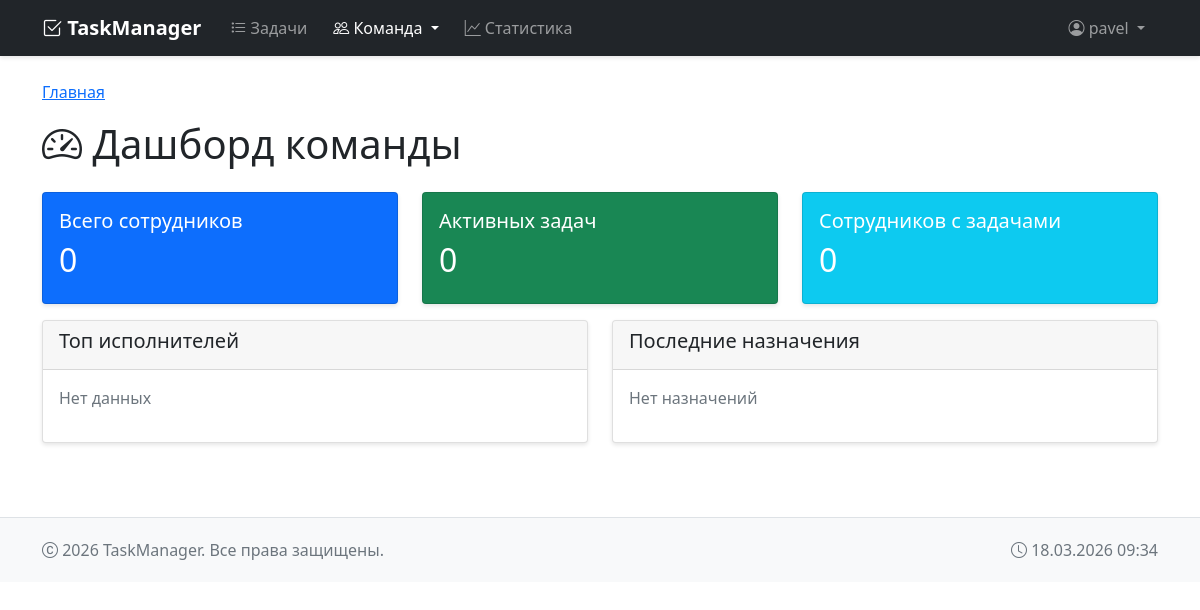
The app's page /team/dashboard/ (signed in), older data.
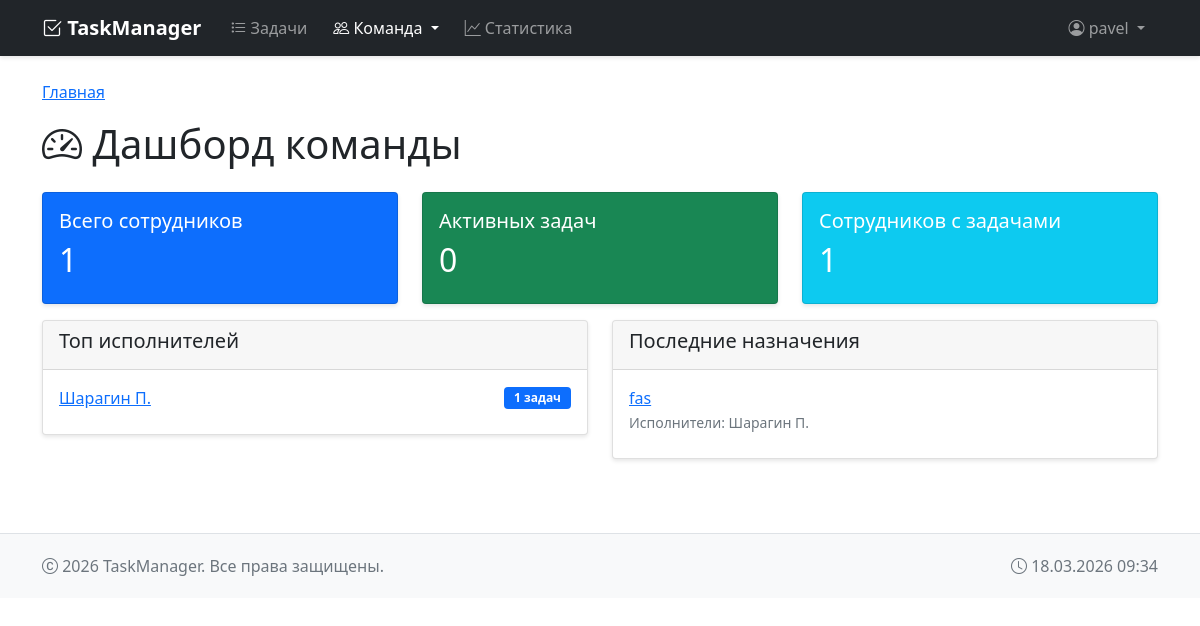
The same page, newer data.
### tasks/models.py (models this page shows, shortened)
class Employee(models.Model):
    DEPARTMENT_CHOICES = [
        ('development', 'Разработка'),
        ('design', 'Дизайн'),
        ('marketing', 'Маркетинг'),
        ('sales', 'Продажи'),
        ('hr', 'HR'),
        ('administration', 'Администрация'),
        ('research', 'Исследования'),
        ('other', 'Другое'),
    ]
    LABORATORY_CHOICES = [
        ('lab1', 'Лаборатория №1'),
        ('lab2', 'Лаборатория №2'),
        ('lab3', 'Лаборатория №3'),
        ('research_lab', 'Исследовательская лаборатория'),
        ('test_lab', 'Тестовая лаборатория'),
        ('other', 'Другая'),
    ]
    last_name = models.CharField('Фамилия', max_length=100)
    first_name = models.CharField('Имя', max_length=100)
    patronymic = models.CharField('Отчество', max_length=100, blank=True, null=True)
    position = models.CharField('Должность', max_length=200)
    email = models.EmailField('Email', unique=True)
    phone = models.CharField('Телефон', max_length=20, blank=True, null=True)
    department = models.CharField('Отдел', max_length=50, choices=DEPARTMENT_CHOICES, default='other')
    laboratory = models.CharField('Лаборатория', max_length=50, choices=LABORATORY_CHOICES, blank=True, null=True)
    hire_date = models.DateField('Дата найма', null=True, blank=True)
    is_active = models.BooleanField('Активный сотрудник', default=True)
    notes = models.TextField('Заметки', blank=True, null=True)
    created_date = models.DateTimeField('Дата создания', auto_now_add=True)
    updated_date = models.DateTimeField('Дата обновления', auto_now=True)
    created_by = models.ForeignKey(User, on_delete=models.SET_NULL, null=True, related_name='created_employees')
    class Meta:
        verbose_name = 'Сотрудник'
        verbose_name_plural = 'Сотрудники'
        ordering = ['last_name', 'first_name']
    @property
    def short_name(self):
        name_parts = [self.last_name]
        if self.first_name:
            name_parts.append(f"{self.first_name[0]}.")
        if self.patronymic:
            name_parts.append(f"{self.patronymic[0]}.")
        return ' '.join(name_parts)

class Task(models.Model):
    PRIORITY_CHOICES = [
        ('low', 'Низкий'),
        ('medium', 'Средний'),
        ('high', 'Высокий'),
    ]
    STATUS_CHOICES = [
        ('todo', 'К выполнению'),
        ('in_progress', 'В процессе'),
        ('done', 'Выполнено'),
    ]
    title = models.CharField('Название', max_length=200)
    description = models.TextField('Описание', blank=True)
    created_date = models.DateTimeField('Дата создания', auto_now_add=True)
    due_date = models.DateTimeField('Срок выполнения', null=True, blank=True)
    start_time = models.DateTimeField('Время начала', null=True, blank=True)
    end_time = models.DateTimeField('Время окончания', null=True, blank=True)
    priority = models.CharField('Приоритет', max_length=10, choices=PRIORITY_CHOICES, default='medium')
    status = models.CharField('Статус', max_length=20, choices=STATUS_CHOICES, default='todo')
    user = models.ForeignKey(User, on_delete=models.CASCADE, verbose_name='Пользователь', related_name='tasks')
    assigned_to = models.ManyToManyField(
        Employee,
        verbose_name='Исполнители',
        blank=True,
        related_name='tasks'
    )
    class Meta:
        ordering = ['-created_date']
        verbose_name = 'Задача'
        verbose_name_plural = 'Задачи'

### tasks/views.py (the view)
# urls.py: path('team/dashboard/', views.team_dashboard, name='team_dashboard'),
@login_required
def team_dashboard(request):
    total_employees = Employee.objects.filter(is_active=True).count()
    all_tasks = Task.objects.all()
    active_tasks = all_tasks.filter(
        status='in_progress',
        start_time__isnull=False,
        end_time__isnull=True
    ).count()
    employees_with_tasks = Employee.objects.filter(
        is_active=True,
        tasks__isnull=False
    ).distinct().annotate(
        task_count=Count('tasks'),
        todo_count=Count('tasks', filter=Q(tasks__status='todo')),
        in_progress_count=Count('tasks', filter=Q(tasks__status='in_progress')),
        done_count=Count('tasks', filter=Q(tasks__status='done'))
    ).order_by('-task_count')[:10]
    recent_assignments = Task.objects.filter(
        assigned_to__isnull=False
    ).order_by('-created_date')[:10]
    context = {
        'total_employees': total_employees,
        'active_tasks': active_tasks,
        'employees_with_tasks': employees_with_tasks,
        'recent_assignments': recent_assignments,
    }
    return render(request, 'tasks/team_dashboard.html', context)

### tasks/templates/tasks/team_dashboard.html (shortened to what this page needs)
{% extends 'base.html' %}
{% block content %}
<h1 class="mb-4"><i class="bi bi-speedometer2"></i> Дашборд команды</h1>
<div class="row">
    <div class="col-md-4 mb-3">
        <div class="card text-white bg-primary">
            <div class="card-body">
                <h5 class="card-title">Всего сотрудников</h5>
                <h2>{{ total_employees }}</h2>
            </div>
        </div>
    </div>
    <div class="col-md-4 mb-3">
        <div class="card text-white bg-success">
            <div class="card-body">
                <h5 class="card-title">Активных задач</h5>
                <h2>{{ active_tasks }}</h2>
            </div>
        </div>
    </div>
    <div class="col-md-4 mb-3">
        <div class="card text-white bg-info">
            <div class="card-body">
                <h5 class="card-title">Сотрудников с задачами</h5>
                <h2>{{ employees_with_tasks.count }}</h2>
            </div>
        </div>
    </div>
</div>
<div class="row">
    <div class="col-md-6 mb-4">
        <div class="card">
            <div class="card-header">
                <h5>Топ исполнителей</h5>
            </div>
            <div class="card-body">
                {% for emp in employees_with_tasks %}
                    <div class="d-flex justify-content-between align-items-center mb-2">
                        <a href="{% url 'employee_detail' emp.id %}">{{ emp.short_name }}</a>
                        <span class="badge bg-primary">{{ emp.task_count }} задач</span>
                    </div>
                {% empty %}
                    <p class="text-muted">Нет данных</p>
                {% endfor %}
            </div>
        </div>
    </div>
    <div class="col-md-6 mb-4">
        <div class="card">
            <div class="card-header">
                <h5>Последние назначения</h5>
            </div>
            <div class="card-body">
                {% for task in recent_assignments %}
                    <div class="mb-2">
                        <a href="{% url 'task_detail' task.id %}">{{ task.title }}</a>
                        <br>
                        <small class="text-muted">
                            Исполнители:
                            {% for emp in task.assigned_to.all %}
                                {{ emp.short_name }}{% if not forloop.last %}, {% endif %}
                            {% endfor %}
                        </small>
                    </div>
                {% empty %}
                    <p class="text-muted">Нет назначений</p>
                {% endfor %}
            </div>
        </div>
    </div>
</div>
{% endblock %}

Row changes from the older to the newer data that the page shows:
added Employee: short_name "Шарагин П.", task_count "1"
now on this page (row unchanged): Task: title "fas"
Text that changed along with them:
{{ total_employees }}: "0" → "1"
{{ employees_with_tasks.count }}: "0" → "1"
text no longer shown: "Нет данных Нет назначений"
